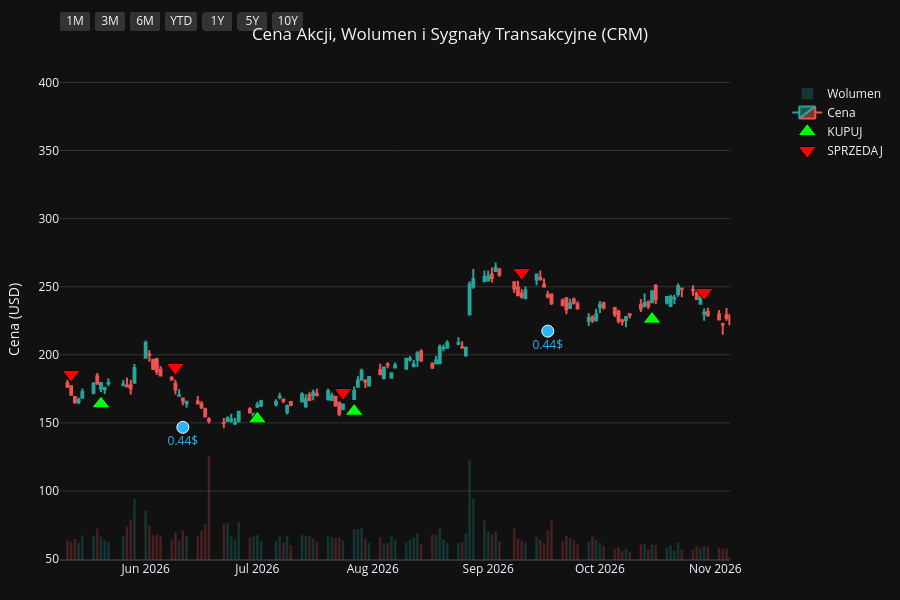
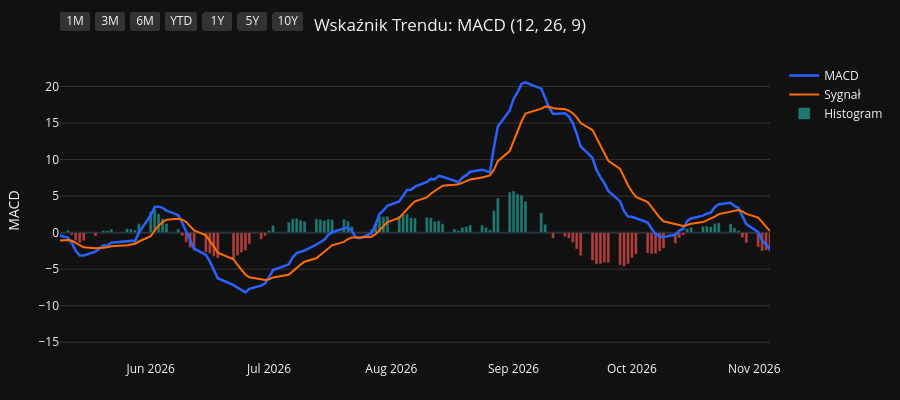
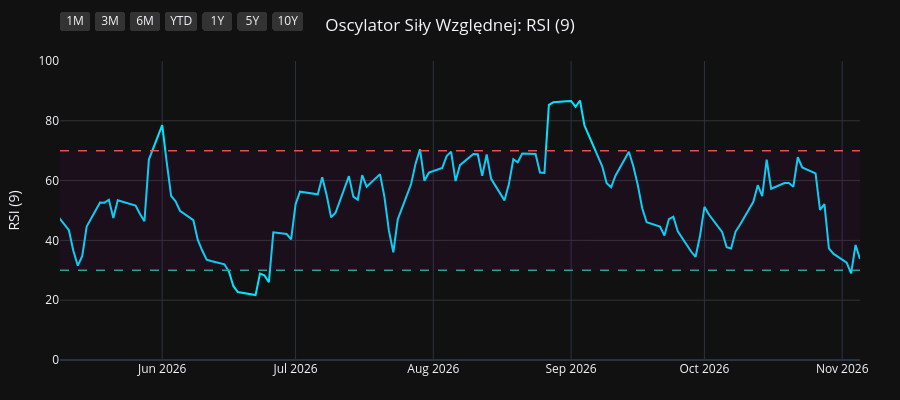
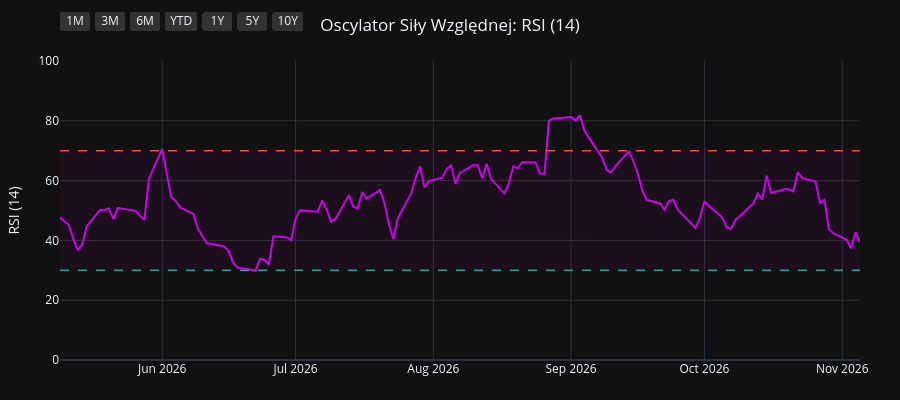

The cell these charts' notebook holds for them, in order:
### Code cell
import os
import yfinance as yf
import pandas as pd
import pandas_ta as ta
import plotly.graph_objects as go
from plotly.subplots import make_subplots

# 1. Pobranie i przygotowanie danych
symbol = os.environ.get("STOCK_TICKER", "").strip().upper()
if not symbol:
    raise RuntimeError("Set STOCK_TICKER before running price_extractor.ipynb")
df = yf.Ticker(symbol).history(period="10y")
df.index = df.index.tz_localize(None)

# Wskaźniki i sygnały
df.ta.macd(fast=12, slow=26, signal=9, append=True)
df.ta.rsi(length=9, append=True)
df.ta.rsi(length=14, append=True)
df.ta.rsi(length=21, append=True)
df.dropna(inplace=True)

macd = df['MACD_12_26_9']
signal = df['MACDs_12_26_9']
wczorajszy_macd = macd.shift(1)
wczorajszy_signal = signal.shift(1)

df['Decyzja'] = 'BRAK'
df.loc[(macd > signal) & (wczorajszy_macd <= wczorajszy_signal), 'Decyzja'] = 'KUPUJ'
df.loc[(macd < signal) & (wczorajszy_macd >= wczorajszy_signal), 'Decyzja'] = 'SPRZEDAJ'

df_kupuj = df[df['Decyzja'] == 'KUPUJ']
df_sprzedaj = df[df['Decyzja'] == 'SPRZEDAJ']
df_dywidendy = df[df['Dividends'] > 0]
df_splity = df[df['Stock Splits'] > 0]

# Wspólna konfiguracja osi X
konfiguracja_osi_x = dict(
    type="date",
    showspikes=True, spikemode="across", spikesnap="cursor", spikedash="dot", spikecolor="#ffffff", spikethickness=1, hoverformat="%Y-%m-%d",
    rangeselector=dict(
        buttons=list([
            dict(count=1, label="1M", step="month", stepmode="backward"),
            dict(count=3, label="3M", step="month", stepmode="backward"),
            dict(count=6, label="6M", step="month", stepmode="backward"),
            dict(count=1, label="YTD", step="year", stepmode="todate"),
            dict(count=1, label="1Y", step="year", stepmode="backward"),
            dict(count=5, label="5Y", step="year", stepmode="backward"),
            dict(step="all", label="10Y")
        ]),
        bgcolor="#333333", activecolor="#2962ff", x=0, y=1.1
    )
)

# ==========================================
# WYKRES 1: CENA + WOLUMEN + SYGNAŁY
# ==========================================
fig1 = make_subplots(specs=[[{"secondary_y": True}]])

kolory_wolumenu = ['#26a69a' if row['Close'] >= row['Open'] else '#ef5350' for index, row in df.iterrows()]
fig1.add_trace(go.Bar(x=df.index, y=df['Volume'], marker_color=kolory_wolumenu, opacity=0.25, name='Wolumen'), secondary_y=True)
fig1.add_trace(go.Candlestick(x=df.index, open=df['Open'], high=df['High'], low=df['Low'], close=df['Close'], name='Cena', increasing_line_color='#26a69a', decreasing_line_color='#ef5350'), secondary_y=False)
fig1.add_trace(go.Scatter(x=df_kupuj.index, y=df_kupuj['Low'] * 0.95, customdata=df_kupuj[['Low', 'High']], mode='markers', marker=dict(symbol='triangle-up', size=16, color='#00ff00', line=dict(width=1, color='black')), name='KUPUJ', hovertemplate='KUPUJ<br>Najniższa: %{customdata[0]:.2f}<br>Najwyższa: %{customdata[1]:.2f}<extra></extra>'), secondary_y=False)
fig1.add_trace(go.Scatter(x=df_sprzedaj.index, y=df_sprzedaj['High'] * 1.05, customdata=df_sprzedaj[['Low', 'High']], mode='markers', marker=dict(symbol='triangle-down', size=16, color='#ff0000', line=dict(width=1, color='black')), name='SPRZEDAJ', hovertemplate='SPRZEDAJ<br>Najniższa: %{customdata[0]:.2f}<br>Najwyższa: %{customdata[1]:.2f}<extra></extra>'), secondary_y=False)

if not df_dywidendy.empty:
    fig1.add_trace(go.Scatter(x=df_dywidendy.index, y=df_dywidendy['Low'] * 0.90, mode='markers+text', marker=dict(symbol='circle', size=12, color='#29b6f6', line=dict(width=1, color='white')), text=df_dywidendy['Dividends'].apply(lambda x: f"{x}$"), textposition="bottom center", name='Dywidenda', showlegend=False, hovertemplate='Dywidenda: %{text}<extra></extra>', textfont=dict(color="#29b6f6")), secondary_y=False)
if not df_splity.empty:
                    fig1.add_trace(go.Scatter(x=df_splity.index, y=df_splity['High'], mode='markers+text', marker=dict(symbol='star', size=16, color='#ffee58', line=dict(width=1, color='black')), text=df_splity['Stock Splits'].apply(lambda x: f"{x:g}:1" if x >= 1 else f"1:{1 / x:g}"), textposition="top center", name='Split', hovertemplate='%{text}<extra></extra>', textfont=dict(color="#ffee58")), secondary_y=False)

fig1.update_layout(title=dict(text=f"Cena Akcji, Wolumen i Sygnały Transakcyjne ({symbol})", x=0.5, xanchor='center'), dragmode='pan', xaxis_rangeslider_visible=False, template='plotly_dark', height=600, hovermode='x unified', margin=dict(l=60, r=40, t=60, b=40))
fig1.update_xaxes(**konfiguracja_osi_x)
fig1.update_xaxes(range=[df.index.max() - pd.Timedelta(days=180), df.index.max()])
fig1.update_yaxes(title_text="Cena (USD)", secondary_y=False, gridcolor='#333333')
fig1.update_yaxes(range=[0, df['Volume'].max() * 4], showgrid=False, showticklabels=False, secondary_y=True)
fig1.show(config={'scrollZoom': True})

# ==========================================
# WYKRES 2: WSKAŹNIK MACD
# ==========================================
fig2 = go.Figure()
fig2.add_trace(go.Scatter(x=df.index, y=df['MACD_12_26_9'], line=dict(color='#2962ff', width=2.5), name='MACD'))
fig2.add_trace(go.Scatter(x=df.index, y=df['MACDs_12_26_9'], line=dict(color='#ff6d00', width=2), name='Sygnał'))
kolory_macd = ['#26a69a' if val >= 0 else '#ef5350' for val in df['MACDh_12_26_9']]
fig2.add_trace(go.Bar(x=df.index, y=df['MACDh_12_26_9'], marker_color=kolory_macd, name='Histogram', opacity=0.7))
fig2.update_layout(title=dict(text="Wskaźnik Trendu: MACD (12, 26, 9)", x=0.5, xanchor='center'), dragmode='pan', xaxis_rangeslider_visible=False, template='plotly_dark', height=400, hovermode='x unified', margin=dict(l=60, r=40, t=60, b=40))
fig2.update_xaxes(**konfiguracja_osi_x)
fig2.update_xaxes(range=[df.index.max() - pd.Timedelta(days=180), df.index.max()])
fig2.update_yaxes(title_text="MACD", gridcolor='#333333')
fig2.show(config={'scrollZoom': True})

# ==========================================
# WYKRES 3: OSCYLATOR RSI (9)
# ==========================================
fig3 = go.Figure()
fig3.add_trace(go.Scatter(x=df.index, y=df['RSI_9'], line=dict(color='#00e5ff', width=2), name='RSI (9)'))
fig3.add_hline(y=70, line_dash="dash", line_color="#ef5350", line_width=1.5)
fig3.add_hline(y=30, line_dash="dash", line_color="#26a69a", line_width=1.5)
fig3.add_hrect(y0=30, y1=70, line_width=0, fillcolor="purple", opacity=0.1)
fig3.update_layout(title=dict(text="Oscylator Siły Względnej: RSI (9)", x=0.5, xanchor='center'), dragmode='pan', xaxis_rangeslider_visible=False, template='plotly_dark', height=400, hovermode='x unified', margin=dict(l=60, r=40, t=60, b=40))
fig3.update_xaxes(**konfiguracja_osi_x)
fig3.update_xaxes(range=[df.index.max() - pd.Timedelta(days=180), df.index.max()])
fig3.update_yaxes(title_text="RSI (9)", range=[0, 100], gridcolor='#333333')
fig3.show(config={'scrollZoom': True})

# ==========================================
# WYKRES 4: OSCYLATOR RSI (14)
# ==========================================
fig4 = go.Figure()
fig4.add_trace(go.Scatter(x=df.index, y=df['RSI_14'], line=dict(color='#d500f9', width=2), name='RSI (14)'))
fig4.add_hline(y=70, line_dash="dash", line_color="#ef5350", line_width=1.5)
fig4.add_hline(y=30, line_dash="dash", line_color="#26a69a", line_width=1.5)
fig4.add_hrect(y0=30, y1=70, line_width=0, fillcolor="purple", opacity=0.1)
fig4.update_layout(title=dict(text="Oscylator Siły Względnej: RSI (14)", x=0.5, xanchor='center'), dragmode='pan', xaxis_rangeslider_visible=False, template='plotly_dark', height=400, hovermode='x unified', margin=dict(l=60, r=40, t=60, b=40))
fig4.update_xaxes(**konfiguracja_osi_x)
fig4.update_xaxes(range=[df.index.max() - pd.Timedelta(days=180), df.index.max()])
fig4.update_yaxes(title_text="RSI (14)", range=[0, 100], gridcolor='#333333')
fig4.show(config={'scrollZoom': True})

# ==========================================
# WYKRES 5: OSCYLATOR RSI (21)
# ==========================================
fig5 = go.Figure()
fig5.add_trace(go.Scatter(x=df.index, y=df['RSI_21'], line=dict(color='#64dd17', width=2), name='RSI (21)'))
fig5.add_hline(y=70, line_dash="dash", line_color="#ef5350", line_width=1.5)
fig5.add_hline(y=30, line_dash="dash", line_color="#26a69a", line_width=1.5)
fig5.add_hrect(y0=30, y1=70, line_width=0, fillcolor="purple", opacity=0.1)
fig5.update_layout(title=dict(text="Oscylator Siły Względnej: RSI (21)", x=0.5, xanchor='center'), dragmode='pan', xaxis_rangeslider_visible=False, template='plotly_dark', height=400, hovermode='x unified', margin=dict(l=60, r=40, t=60, b=40))
fig5.update_xaxes(**konfiguracja_osi_x)
fig5.update_xaxes(range=[df.index.max() - pd.Timedelta(days=180), df.index.max()])
fig5.update_yaxes(title_text="RSI (21)", range=[0, 100], gridcolor='#333333')
fig5.show(config={'scrollZoom': True})

### Figure 1 — Plotly figure (JSON) as saved in the notebook; plotly's stock layout.template omitted (floating-point values rounded to 4 significant figures; data arrays with more than 128 entries replaced by an {"elided": "..."} marker saying what was removed)
{"data": [{"marker": {"color": {"elided": "2480 str values"}}, "name": "Wolumen", "opacity": 0.25, "type": "bar", "x": {"elided": "2480 str values"}, "xaxis": "x", "y": {"elided": "2480 int values"}, "yaxis": "y2"}, {"close": {"elided": "2480 float values"}, "decreasing": {"line": {"color": "#ef5350"}}, "high": {"elided": "2480 float values"}, "increasing": {"line": {"color": "#26a69a"}}, "low": {"elided": "2480 float values"}, "name": "Cena", "open": {"elided": "2480 float values"}, "type": "candlestick", "x": {"elided": "2480 str values"}, "xaxis": "x", "yaxis": "y"}, {"customdata": {"elided": "94x2 float values"}, "hovertemplate": "KUPUJ<br>Najniższa: %{customdata[0]:.2f}<br>Najwyższa: %{customdata[1]:.2f}<extra></extra>", "marker": {"color": "#00ff00", "line": {"color": "black", "width": 1}, "size": 16, "symbol": "triangle-up"}, "mode": "markers", "name": "KUPUJ", "type": "scatter", "x": ["2017-04-05T00:00:00", "2017-04-25T00:00:00", "2017-05-25T00:00:00", "2017-07-10T00:00:00", "2017-08-16T00:00:00", "2017-10-05T00:00:00", "2018-01-03T00:00:00", "2018-02-16T00:00:00", "2018-04-12T00:00:00", "2018-05-01T00:00:00", "2018-06-04T00:00:00", "2018-07-06T00:00:00", "2018-08-14T00:00:00", "2018-08-22T00:00:00", "2018-09-12T00:00:00", "2018-09-24T00:00:00", "2018-11-07T00:00:00", "2018-11-28T00:00:00", "2018-12-31T00:00:00", "2019-02-01T00:00:00", "2019-03-19T00:00:00", "2019-04-25T00:00:00", "2019-06-06T00:00:00", "2019-06-19T00:00:00", "2019-07-01T00:00:00", "2019-08-20T00:00:00", "2019-10-15T00:00:00", "2019-10-25T00:00:00", "2019-12-19T00:00:00", "2020-02-20T00:00:00", "2020-03-24T00:00:00", "2020-06-18T00:00:00", "2020-07-01T00:00:00", "2020-08-03T00:00:00", "2020-08-19T00:00:00", "2020-10-08T00:00:00", "2020-11-06T00:00:00", "2020-12-18T00:00:00", "2021-01-19T00:00:00", "2021-03-19T00:00:00", "2021-05-20T00:00:00", "2021-07-26T00:00:00", "2021-08-05T00:00:00", "2021-08-12T00:00:00", "2021-09-23T00:00:00", "2021-10-12T00:00:00", "2021-12-27T00:00:00", "2022-01-28T00:00:00", "2022-02-25T00:00:00", "2022-05-04T00:00:00", "2022-05-23T00:00:00", "2022-06-24T00:00:00", "2022-07-07T00:00:00", "2022-07-20T00:00:00", "2022-09-14T00:00:00", "2022-09-28T00:00:00", "2022-11-14T00:00:00", "2022-11-28T00:00:00", "2022-12-27T00:00:00", "2023-03-02T00:00:00", "2023-03-15T00:00:00", "2023-05-10T00:00:00", "2023-07-11T00:00:00", "2023-08-28T00:00:00", "2023-10-09T00:00:00", "2023-11-01T00:00:00", "2024-01-17T00:00:00", "2024-02-08T00:00:00", "2024-02-27T00:00:00", "2024-05-06T00:00:00", "2024-06-20T00:00:00", "2024-07-22T00:00:00", "2024-08-13T00:00:00", "2024-09-16T00:00:00", "2024-11-06T00:00:00", "2024-11-21T00:00:00", "2024-12-04T00:00:00", "2025-01-23T00:00:00", "2025-03-19T00:00:00", "2025-04-11T00:00:00", "2025-04-23T00:00:00", "2025-06-24T00:00:00", "2025-07-23T00:00:00", "2025-08-19T00:00:00", "2025-09-22T00:00:00", "2025-10-06T00:00:00", "2025-12-03T00:00:00", "2026-02-20T00:00:00", "2026-04-02T00:00:00", "2026-04-16T00:00:00", "2026-05-20T00:00:00", "2026-07-01T00:00:00", "2026-07-27T00:00:00", "2026-10-15T00:00:00"], "xaxis": "x", "y": [77.38, 78.63, 83.81, 81.54, 84.66, 88.26, 97.53, 105.0, 111.2, 112.3, 120.8, 129.6, 134.8, 135.2, 141.5, 142.9, 127.2, 123.0, 125.4, 140.8, 150.6, 150.1, 146.7, 140.3, 141.6, 133.4, 139.5, 136.4, 149.9, 176.9, 133.5, 169.3, 174.8, 183.2, 186.5, 239.7, 237.2, 209.2, 199.2, 194.9, 207.3, 229.2, 227.0, 225.5, 248.3, 257.3, 236.1, 196.6, 187.9, 162.9, 145.3, 164.6, 161.4, 163.7, 147.3, 135.8, 144.2, 141.7, 119.0, 172.6, 166.1, 189.3, 202.5, 195.4, 190.8, 186.9, 246.2, 269.4, 276.5, 255.8, 217.3, 231.8, 236.5, 238.0, 283.8, 307.7, 333.9, 309.0, 259.9, 232.5, 234.3, 249.6, 246.8, 228.9, 229.1, 221.8, 219.6, 173.4, 171.3, 168.9, 164.0, 152.9, 158.5, 226.1], "yaxis": "y"}, {"customdata": {"elided": "95x2 float values"}, "hovertemplate": "SPRZEDAJ<br>Najniższa: %{customdata[0]:.2f}<br>Najwyższa: %{customdata[1]:.2f}<extra></extra>", "marker": {"color": "#ff0000", "line": {"color": "black", "width": 1}, "size": 16, "symbol": "triangle-down"}, "mode": "markers", "name": "SPRZEDAJ", "type": "scatter", "x": ["2017-02-16T00:00:00", "2017-04-13T00:00:00", "2017-05-19T00:00:00", "2017-06-09T00:00:00", "2017-08-03T00:00:00", "2017-09-14T00:00:00", "2017-11-27T00:00:00", "2018-02-01T00:00:00", "2018-03-20T00:00:00", "2018-04-25T00:00:00", "2018-05-18T00:00:00", "2018-06-22T00:00:00", "2018-07-24T00:00:00", "2018-08-21T00:00:00", "2018-09-06T00:00:00", "2018-09-19T00:00:00", "2018-10-02T00:00:00", "2018-11-14T00:00:00", "2018-12-18T00:00:00", "2019-01-28T00:00:00", "2019-02-19T00:00:00", "2019-03-25T00:00:00", "2019-05-07T00:00:00", "2019-06-12T00:00:00", "2019-06-26T00:00:00", "2019-07-30T00:00:00", "2019-09-25T00:00:00", "2019-10-17T00:00:00", "2019-11-22T00:00:00", "2020-01-27T00:00:00", "2020-02-21T00:00:00", "2020-05-29T00:00:00", "2020-06-29T00:00:00", "2020-07-14T00:00:00", "2020-08-11T00:00:00", "2020-09-09T00:00:00", "2020-10-16T00:00:00", "2020-11-27T00:00:00", "2021-01-15T00:00:00", "2021-02-23T00:00:00", "2021-05-03T00:00:00", "2021-06-23T00:00:00", "2021-07-27T00:00:00", "2021-08-11T00:00:00", "2021-09-08T00:00:00", "2021-10-08T00:00:00", "2021-11-10T00:00:00", "2022-01-05T00:00:00", "2022-02-17T00:00:00", "2022-04-06T00:00:00", "2022-05-06T00:00:00", "2022-06-15T00:00:00", "2022-06-30T00:00:00", "2022-07-12T00:00:00", "2022-08-17T00:00:00", "2022-09-16T00:00:00", "2022-11-03T00:00:00", "2022-11-18T00:00:00", "2022-12-02T00:00:00", "2023-02-10T00:00:00", "2023-03-13T00:00:00", "2023-04-06T00:00:00", "2023-06-05T00:00:00", "2023-07-26T00:00:00", "2023-09-18T00:00:00", "2023-10-25T00:00:00", "2023-12-26T00:00:00", "2024-02-06T00:00:00", "2024-02-12T00:00:00", "2024-03-07T00:00:00", "2024-05-28T00:00:00", "2024-07-19T00:00:00", "2024-08-02T00:00:00", "2024-08-30T00:00:00", "2024-10-21T00:00:00", "2024-11-20T00:00:00", "2024-11-27T00:00:00", "2024-12-13T00:00:00", "2025-02-07T00:00:00", "2025-04-03T00:00:00", "2025-04-21T00:00:00", "2025-05-23T00:00:00", "2025-07-11T00:00:00", "2025-08-01T00:00:00", "2025-09-12T00:00:00", "2025-09-30T00:00:00", "2025-11-06T00:00:00", "2026-01-02T00:00:00", "2026-03-25T00:00:00", "2026-04-07T00:00:00", "2026-05-12T00:00:00", "2026-06-09T00:00:00", "2026-07-24T00:00:00", "2026-09-10T00:00:00", "2026-10-29T00:00:00"], "xaxis": "x", "y": [84.2, 86.61, 93.76, 93.99, 93.17, 98.64, 110.5, 117.7, 130.7, 121.8, 131.6, 141.5, 153.4, 153.3, 153.7, 162.1, 164.4, 139.0, 137.7, 152.7, 166.4, 166.5, 166.6, 156.9, 156.0, 163.0, 157.9, 152.5, 168.4, 187.2, 197.9, 180.3, 189.3, 195.7, 201.8, 261.1, 270.5, 259.5, 224.5, 246.2, 238.5, 251.9, 255.7, 253.6, 272.4, 285.3, 317.9, 245.4, 216.1, 211.7, 177.7, 176.7, 172.6, 178.6, 195.2, 156.8, 155.0, 156.9, 149.6, 174.9, 182.5, 200.0, 218.8, 234.4, 222.9, 209.9, 274.6, 297.4, 299.8, 316.1, 281.9, 257.3, 256.3, 267.8, 303.1, 338.7, 349.2, 377.5, 345.9, 272.0, 251.6, 291.3, 273.3, 266.1, 257.3, 255.3, 260.9, 276.8, 195.4, 194.6, 185.7, 190.8, 172.4, 260.5, 245.7], "yaxis": "y"}, {"hovertemplate": "Dywidenda: %{text}<extra></extra>", "marker": {"color": "#29b6f6", "line": {"color": "white", "width": 1}, "size": 12, "symbol": "circle"}, "mode": "markers+text", "name": "Dywidenda", "showlegend": false, "text": ["0.4$", "0.4$", "0.4$", "0.4$", "0.416$", "0.416$", "0.416$", "0.416$", "0.44$", "0.44$", "0.44$"], "textfont": {"color": "#29b6f6"}, "textposition": "bottom center", "type": "scatter", "x": ["2024-03-13T00:00:00", "2024-07-09T00:00:00", "2024-09-18T00:00:00", "2024-12-18T00:00:00", "2025-04-10T00:00:00", "2025-06-18T00:00:00", "2025-09-17T00:00:00", "2025-12-18T00:00:00", "2026-04-09T00:00:00", "2026-06-11T00:00:00", "2026-09-17T00:00:00"], "xaxis": "x", "y": [268.0, 222.4, 222.6, 297.7, 220.7, 229.4, 213.6, 229.0, 149.8, 146.7, 217.4], "yaxis": "y"}], "layout": {"dragmode": "pan", "height": 600, "hovermode": "x unified", "margin": {"b": 40, "l": 60, "r": 40, "t": 60}, "title": {"text": "Cena Akcji, Wolumen i Sygnały Transakcyjne (CRM)", "x": 0.5, "xanchor": "center"}, "xaxis": {"anchor": "y", "domain": [0.0, 0.94], "hoverformat": "%Y-%m-%d", "range": ["2026-05-09T00:00:00", "2026-11-05T00:00:00"], "rangeselector": {"activecolor": "#2962ff", "bgcolor": "#333333", "buttons": [{"count": 1, "label": "1M", "step": "month", "stepmode": "backward"}, {"count": 3, "label": "3M", "step": "month", "stepmode": "backward"}, {"count": 6, "label": "6M", "step": "month", "stepmode": "backward"}, {"count": 1, "label": "YTD", "step": "year", "stepmode": "todate"}, {"count": 1, "label": "1Y", "step": "year", "stepmode": "backward"}, {"count": 5, "label": "5Y", "step": "year", "stepmode": "backward"}, {"label": "10Y", "step": "all"}], "x": 0, "y": 1.1}, "rangeslider": {"visible": false}, "showspikes": true, "spikecolor": "#ffffff", "spikedash": "dot", "spikemode": "across", "spikesnap": "cursor", "spikethickness": 1, "type": "date"}, "yaxis": {"anchor": "x", "domain": [0.0, 1.0], "gridcolor": "#333333", "title": {"text": "Cena (USD)"}}, "yaxis2": {"anchor": "x", "overlaying": "y", "range": [0, 267053200], "showgrid": false, "showticklabels": false, "side": "right"}}}

### Figure 2 — Plotly figure (JSON) as saved in the notebook; plotly's stock layout.template omitted (floating-point values rounded to 4 significant figures; data arrays with more than 128 entries replaced by an {"elided": "..."} marker saying what was removed)
{"data": [{"line": {"color": "#2962ff", "width": 2.5}, "name": "MACD", "type": "scatter", "x": {"elided": "2480 str values"}, "y": {"elided": "2480 float values"}}, {"line": {"color": "#ff6d00", "width": 2}, "name": "Sygnał", "type": "scatter", "x": {"elided": "2480 str values"}, "y": {"elided": "2480 float values"}}, {"marker": {"color": {"elided": "2480 str values"}}, "name": "Histogram", "opacity": 0.7, "type": "bar", "x": {"elided": "2480 str values"}, "y": {"elided": "2480 float values"}}], "layout": {"dragmode": "pan", "height": 400, "hovermode": "x unified", "margin": {"b": 40, "l": 60, "r": 40, "t": 60}, "title": {"text": "Wskaźnik Trendu: MACD (12, 26, 9)", "x": 0.5, "xanchor": "center"}, "xaxis": {"hoverformat": "%Y-%m-%d", "range": ["2026-05-09T00:00:00", "2026-11-05T00:00:00"], "rangeselector": {"activecolor": "#2962ff", "bgcolor": "#333333", "buttons": [{"count": 1, "label": "1M", "step": "month", "stepmode": "backward"}, {"count": 3, "label": "3M", "step": "month", "stepmode": "backward"}, {"count": 6, "label": "6M", "step": "month", "stepmode": "backward"}, {"count": 1, "label": "YTD", "step": "year", "stepmode": "todate"}, {"count": 1, "label": "1Y", "step": "year", "stepmode": "backward"}, {"count": 5, "label": "5Y", "step": "year", "stepmode": "backward"}, {"label": "10Y", "step": "all"}], "x": 0, "y": 1.1}, "rangeslider": {"visible": false}, "showspikes": true, "spikecolor": "#ffffff", "spikedash": "dot", "spikemode": "across", "spikesnap": "cursor", "spikethickness": 1, "type": "date"}, "yaxis": {"gridcolor": "#333333", "title": {"text": "MACD"}}}}

### Figure 3 — Plotly figure (JSON) as saved in the notebook; plotly's stock layout.template omitted (floating-point values rounded to 4 significant figures; data arrays with more than 128 entries replaced by an {"elided": "..."} marker saying what was removed)
{"data": [{"line": {"color": "#00e5ff", "width": 2}, "name": "RSI (9)", "type": "scatter", "x": {"elided": "2480 str values"}, "y": {"elided": "2480 float values"}}], "layout": {"dragmode": "pan", "height": 400, "hovermode": "x unified", "margin": {"b": 40, "l": 60, "r": 40, "t": 60}, "shapes": [{"line": {"color": "#ef5350", "dash": "dash", "width": 1.5}, "type": "line", "x0": 0, "x1": 1, "xref": "x domain", "y0": 70, "y1": 70, "yref": "y"}, {"line": {"color": "#26a69a", "dash": "dash", "width": 1.5}, "type": "line", "x0": 0, "x1": 1, "xref": "x domain", "y0": 30, "y1": 30, "yref": "y"}, {"fillcolor": "purple", "line": {"width": 0}, "opacity": 0.1, "type": "rect", "x0": 0, "x1": 1, "xref": "x domain", "y0": 30, "y1": 70, "yref": "y"}], "title": {"text": "Oscylator Siły Względnej: RSI (9)", "x": 0.5, "xanchor": "center"}, "xaxis": {"hoverformat": "%Y-%m-%d", "range": ["2026-05-09T00:00:00", "2026-11-05T00:00:00"], "rangeselector": {"activecolor": "#2962ff", "bgcolor": "#333333", "buttons": [{"count": 1, "label": "1M", "step": "month", "stepmode": "backward"}, {"count": 3, "label": "3M", "step": "month", "stepmode": "backward"}, {"count": 6, "label": "6M", "step": "month", "stepmode": "backward"}, {"count": 1, "label": "YTD", "step": "year", "stepmode": "todate"}, {"count": 1, "label": "1Y", "step": "year", "stepmode": "backward"}, {"count": 5, "label": "5Y", "step": "year", "stepmode": "backward"}, {"label": "10Y", "step": "all"}], "x": 0, "y": 1.1}, "rangeslider": {"visible": false}, "showspikes": true, "spikecolor": "#ffffff", "spikedash": "dot", "spikemode": "across", "spikesnap": "cursor", "spikethickness": 1, "type": "date"}, "yaxis": {"gridcolor": "#333333", "range": [0, 100], "title": {"text": "RSI (9)"}}}}

### Figure 4 — Plotly figure (JSON) as saved in the notebook; plotly's stock layout.template omitted (floating-point values rounded to 4 significant figures; data arrays with more than 128 entries replaced by an {"elided": "..."} marker saying what was removed)
{"data": [{"line": {"color": "#d500f9", "width": 2}, "name": "RSI (14)", "type": "scatter", "x": {"elided": "2480 str values"}, "y": {"elided": "2480 float values"}}], "layout": {"dragmode": "pan", "height": 400, "hovermode": "x unified", "margin": {"b": 40, "l": 60, "r": 40, "t": 60}, "shapes": [{"line": {"color": "#ef5350", "dash": "dash", "width": 1.5}, "type": "line", "x0": 0, "x1": 1, "xref": "x domain", "y0": 70, "y1": 70, "yref": "y"}, {"line": {"color": "#26a69a", "dash": "dash", "width": 1.5}, "type": "line", "x0": 0, "x1": 1, "xref": "x domain", "y0": 30, "y1": 30, "yref": "y"}, {"fillcolor": "purple", "line": {"width": 0}, "opacity": 0.1, "type": "rect", "x0": 0, "x1": 1, "xref": "x domain", "y0": 30, "y1": 70, "yref": "y"}], "title": {"text": "Oscylator Siły Względnej: RSI (14)", "x": 0.5, "xanchor": "center"}, "xaxis": {"hoverformat": "%Y-%m-%d", "range": ["2026-05-09T00:00:00", "2026-11-05T00:00:00"], "rangeselector": {"activecolor": "#2962ff", "bgcolor": "#333333", "buttons": [{"count": 1, "label": "1M", "step": "month", "stepmode": "backward"}, {"count": 3, "label": "3M", "step": "month", "stepmode": "backward"}, {"count": 6, "label": "6M", "step": "month", "stepmode": "backward"}, {"count": 1, "label": "YTD", "step": "year", "stepmode": "todate"}, {"count": 1, "label": "1Y", "step": "year", "stepmode": "backward"}, {"count": 5, "label": "5Y", "step": "year", "stepmode": "backward"}, {"label": "10Y", "step": "all"}], "x": 0, "y": 1.1}, "rangeslider": {"visible": false}, "showspikes": true, "spikecolor": "#ffffff", "spikedash": "dot", "spikemode": "across", "spikesnap": "cursor", "spikethickness": 1, "type": "date"}, "yaxis": {"gridcolor": "#333333", "range": [0, 100], "title": {"text": "RSI (14)"}}}}
